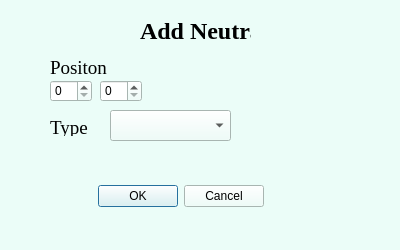
<?xml version="1.0" encoding="UTF-8"?>
<ui version="4.0">
 <class>AddNeutral</class>
 <widget class="QDialog" name="AddNeutral">
  <property name="geometry">
   <rect>
    <x>0</x>
    <y>0</y>
    <width>400</width>
    <height>250</height>
   </rect>
  </property>
  <property name="palette">
   <palette>
    <active>
     <colorrole role="WindowText">
      <brush brushstyle="SolidPattern">
       <color alpha="255">
        <red>0</red>
        <green>0</green>
        <blue>0</blue>
       </color>
      </brush>
     </colorrole>
     <colorrole role="Button">
      <brush brushstyle="SolidPattern">
       <color alpha="255">
        <red>235</red>
        <green>253</green>
        <blue>248</blue>
       </color>
      </brush>
     </colorrole>
     <colorrole role="Light">
      <brush brushstyle="SolidPattern">
       <color alpha="255">
        <red>255</red>
        <green>255</green>
        <blue>255</blue>
       </color>
      </brush>
     </colorrole>
     <colorrole role="Midlight">
      <brush brushstyle="SolidPattern">
       <color alpha="255">
        <red>245</red>
        <green>254</green>
        <blue>251</blue>
       </color>
      </brush>
     </colorrole>
     <colorrole role="Dark">
      <brush brushstyle="SolidPattern">
       <color alpha="255">
        <red>117</red>
        <green>126</green>
        <blue>124</blue>
       </color>
      </brush>
     </colorrole>
     <colorrole role="Mid">
      <brush brushstyle="SolidPattern">
       <color alpha="255">
        <red>157</red>
        <green>168</green>
        <blue>165</blue>
       </color>
      </brush>
     </colorrole>
     <colorrole role="Text">
      <brush brushstyle="SolidPattern">
       <color alpha="255">
        <red>0</red>
        <green>0</green>
        <blue>0</blue>
       </color>
      </brush>
     </colorrole>
     <colorrole role="BrightText">
      <brush brushstyle="SolidPattern">
       <color alpha="255">
        <red>255</red>
        <green>255</green>
        <blue>255</blue>
       </color>
      </brush>
     </colorrole>
     <colorrole role="ButtonText">
      <brush brushstyle="SolidPattern">
       <color alpha="255">
        <red>0</red>
        <green>0</green>
        <blue>0</blue>
       </color>
      </brush>
     </colorrole>
     <colorrole role="Base">
      <brush brushstyle="SolidPattern">
       <color alpha="255">
        <red>255</red>
        <green>255</green>
        <blue>255</blue>
       </color>
      </brush>
     </colorrole>
     <colorrole role="Window">
      <brush brushstyle="SolidPattern">
       <color alpha="255">
        <red>235</red>
        <green>253</green>
        <blue>248</blue>
       </color>
      </brush>
     </colorrole>
     <colorrole role="Shadow">
      <brush brushstyle="SolidPattern">
       <color alpha="255">
        <red>0</red>
        <green>0</green>
        <blue>0</blue>
       </color>
      </brush>
     </colorrole>
     <colorrole role="AlternateBase">
      <brush brushstyle="SolidPattern">
       <color alpha="255">
        <red>245</red>
        <green>254</green>
        <blue>251</blue>
       </color>
      </brush>
     </colorrole>
     <colorrole role="ToolTipBase">
      <brush brushstyle="SolidPattern">
       <color alpha="255">
        <red>255</red>
        <green>255</green>
        <blue>220</blue>
       </color>
      </brush>
     </colorrole>
     <colorrole role="ToolTipText">
      <brush brushstyle="SolidPattern">
       <color alpha="255">
        <red>0</red>
        <green>0</green>
        <blue>0</blue>
       </color>
      </brush>
     </colorrole>
     <colorrole role="PlaceholderText">
      <brush brushstyle="SolidPattern">
       <color alpha="128">
        <red>0</red>
        <green>0</green>
        <blue>0</blue>
       </color>
      </brush>
     </colorrole>
    </active>
    <inactive>
     <colorrole role="WindowText">
      <brush brushstyle="SolidPattern">
       <color alpha="255">
        <red>0</red>
        <green>0</green>
        <blue>0</blue>
       </color>
      </brush>
     </colorrole>
     <colorrole role="Button">
      <brush brushstyle="SolidPattern">
       <color alpha="255">
        <red>235</red>
        <green>253</green>
        <blue>248</blue>
       </color>
      </brush>
     </colorrole>
     <colorrole role="Light">
      <brush brushstyle="SolidPattern">
       <color alpha="255">
        <red>255</red>
        <green>255</green>
        <blue>255</blue>
       </color>
      </brush>
     </colorrole>
     <colorrole role="Midlight">
      <brush brushstyle="SolidPattern">
       <color alpha="255">
        <red>245</red>
        <green>254</green>
        <blue>251</blue>
       </color>
      </brush>
     </colorrole>
     <colorrole role="Dark">
      <brush brushstyle="SolidPattern">
       <color alpha="255">
        <red>117</red>
        <green>126</green>
        <blue>124</blue>
       </color>
      </brush>
     </colorrole>
     <colorrole role="Mid">
      <brush brushstyle="SolidPattern">
       <color alpha="255">
        <red>157</red>
        <green>168</green>
        <blue>165</blue>
       </color>
      </brush>
     </colorrole>
     <colorrole role="Text">
      <brush brushstyle="SolidPattern">
       <color alpha="255">
        <red>0</red>
        <green>0</green>
        <blue>0</blue>
       </color>
      </brush>
     </colorrole>
     <colorrole role="BrightText">
      <brush brushstyle="SolidPattern">
       <color alpha="255">
        <red>255</red>
        <green>255</green>
        <blue>255</blue>
       </color>
      </brush>
     </colorrole>
     <colorrole role="ButtonText">
      <brush brushstyle="SolidPattern">
       <color alpha="255">
        <red>0</red>
        <green>0</green>
        <blue>0</blue>
       </color>
      </brush>
     </colorrole>
     <colorrole role="Base">
      <brush brushstyle="SolidPattern">
       <color alpha="255">
        <red>255</red>
        <green>255</green>
        <blue>255</blue>
       </color>
      </brush>
     </colorrole>
     <colorrole role="Window">
      <brush brushstyle="SolidPattern">
       <color alpha="255">
        <red>235</red>
        <green>253</green>
        <blue>248</blue>
       </color>
      </brush>
     </colorrole>
     <colorrole role="Shadow">
      <brush brushstyle="SolidPattern">
       <color alpha="255">
        <red>0</red>
        <green>0</green>
        <blue>0</blue>
       </color>
      </brush>
     </colorrole>
     <colorrole role="AlternateBase">
      <brush brushstyle="SolidPattern">
       <color alpha="255">
        <red>245</red>
        <green>254</green>
        <blue>251</blue>
       </color>
      </brush>
     </colorrole>
     <colorrole role="ToolTipBase">
      <brush brushstyle="SolidPattern">
       <color alpha="255">
        <red>255</red>
        <green>255</green>
        <blue>220</blue>
       </color>
      </brush>
     </colorrole>
     <colorrole role="ToolTipText">
      <brush brushstyle="SolidPattern">
       <color alpha="255">
        <red>0</red>
        <green>0</green>
        <blue>0</blue>
       </color>
      </brush>
     </colorrole>
     <colorrole role="PlaceholderText">
      <brush brushstyle="SolidPattern">
       <color alpha="128">
        <red>0</red>
        <green>0</green>
        <blue>0</blue>
       </color>
      </brush>
     </colorrole>
    </inactive>
    <disabled>
     <colorrole role="WindowText">
      <brush brushstyle="SolidPattern">
       <color alpha="255">
        <red>117</red>
        <green>126</green>
        <blue>124</blue>
       </color>
      </brush>
     </colorrole>
     <colorrole role="Button">
      <brush brushstyle="SolidPattern">
       <color alpha="255">
        <red>235</red>
        <green>253</green>
        <blue>248</blue>
       </color>
      </brush>
     </colorrole>
     <colorrole role="Light">
      <brush brushstyle="SolidPattern">
       <color alpha="255">
        <red>255</red>
        <green>255</green>
        <blue>255</blue>
       </color>
      </brush>
     </colorrole>
     <colorrole role="Midlight">
      <brush brushstyle="SolidPattern">
       <color alpha="255">
        <red>245</red>
        <green>254</green>
        <blue>251</blue>
       </color>
      </brush>
     </colorrole>
     <colorrole role="Dark">
      <brush brushstyle="SolidPattern">
       <color alpha="255">
        <red>117</red>
        <green>126</green>
        <blue>124</blue>
       </color>
      </brush>
     </colorrole>
     <colorrole role="Mid">
      <brush brushstyle="SolidPattern">
       <color alpha="255">
        <red>157</red>
        <green>168</green>
        <blue>165</blue>
       </color>
      </brush>
     </colorrole>
     <colorrole role="Text">
      <brush brushstyle="SolidPattern">
       <color alpha="255">
        <red>117</red>
        <green>126</green>
        <blue>124</blue>
       </color>
      </brush>
     </colorrole>
     <colorrole role="BrightText">
      <brush brushstyle="SolidPattern">
       <color alpha="255">
        <red>255</red>
        <green>255</green>
        <blue>255</blue>
       </color>
      </brush>
     </colorrole>
     <colorrole role="ButtonText">
      <brush brushstyle="SolidPattern">
       <color alpha="255">
        <red>117</red>
        <green>126</green>
        <blue>124</blue>
       </color>
      </brush>
     </colorrole>
     <colorrole role="Base">
      <brush brushstyle="SolidPattern">
       <color alpha="255">
        <red>235</red>
        <green>253</green>
        <blue>248</blue>
       </color>
      </brush>
     </colorrole>
     <colorrole role="Window">
      <brush brushstyle="SolidPattern">
       <color alpha="255">
        <red>235</red>
        <green>253</green>
        <blue>248</blue>
       </color>
      </brush>
     </colorrole>
     <colorrole role="Shadow">
      <brush brushstyle="SolidPattern">
       <color alpha="255">
        <red>0</red>
        <green>0</green>
        <blue>0</blue>
       </color>
      </brush>
     </colorrole>
     <colorrole role="AlternateBase">
      <brush brushstyle="SolidPattern">
       <color alpha="255">
        <red>235</red>
        <green>253</green>
        <blue>248</blue>
       </color>
      </brush>
     </colorrole>
     <colorrole role="ToolTipBase">
      <brush brushstyle="SolidPattern">
       <color alpha="255">
        <red>255</red>
        <green>255</green>
        <blue>220</blue>
       </color>
      </brush>
     </colorrole>
     <colorrole role="ToolTipText">
      <brush brushstyle="SolidPattern">
       <color alpha="255">
        <red>0</red>
        <green>0</green>
        <blue>0</blue>
       </color>
      </brush>
     </colorrole>
     <colorrole role="PlaceholderText">
      <brush brushstyle="SolidPattern">
       <color alpha="128">
        <red>0</red>
        <green>0</green>
        <blue>0</blue>
       </color>
      </brush>
     </colorrole>
    </disabled>
   </palette>
  </property>
  <property name="windowTitle">
   <string>Add Neutral</string>
  </property>
  <widget class="QLabel" name="label">
   <property name="geometry">
    <rect>
     <x>140</x>
     <y>20</y>
     <width>111</width>
     <height>21</height>
    </rect>
   </property>
   <property name="font">
    <font>
     <family>Times New Roman</family>
     <pointsize>18</pointsize>
     <weight>75</weight>
     <bold>true</bold>
    </font>
   </property>
   <property name="text">
    <string>Add Neutral</string>
   </property>
  </widget>
  <widget class="QLabel" name="label_2">
   <property name="geometry">
    <rect>
     <x>50</x>
     <y>60</y>
     <width>59</width>
     <height>16</height>
    </rect>
   </property>
   <property name="font">
    <font>
     <family>Times New Roman</family>
     <pointsize>14</pointsize>
    </font>
   </property>
   <property name="text">
    <string>Positon</string>
   </property>
  </widget>
  <widget class="QSpinBox" name="posNeutralX">
   <property name="geometry">
    <rect>
     <x>50</x>
     <y>80</y>
     <width>42</width>
     <height>22</height>
    </rect>
   </property>
  </widget>
  <widget class="QSpinBox" name="posNeutralY">
   <property name="geometry">
    <rect>
     <x>100</x>
     <y>80</y>
     <width>42</width>
     <height>22</height>
    </rect>
   </property>
  </widget>
  <widget class="QLabel" name="label_3">
   <property name="geometry">
    <rect>
     <x>50</x>
     <y>120</y>
     <width>59</width>
     <height>16</height>
    </rect>
   </property>
   <property name="font">
    <font>
     <family>Times New Roman</family>
     <pointsize>14</pointsize>
    </font>
   </property>
   <property name="text">
    <string>Type</string>
   </property>
  </widget>
  <widget class="QComboBox" name="typesOfNeutrals">
   <property name="geometry">
    <rect>
     <x>110</x>
     <y>110</y>
     <width>121</width>
     <height>31</height>
    </rect>
   </property>
  </widget>
  <widget class="QDialogButtonBox" name="buttonBox">
   <property name="geometry">
    <rect>
     <x>90</x>
     <y>180</y>
     <width>174</width>
     <height>32</height>
    </rect>
   </property>
   <property name="standardButtons">
    <set>QDialogButtonBox::Cancel|QDialogButtonBox::Ok</set>
   </property>
  </widget>
 </widget>
 <resources/>
 <connections/>
</ui>
